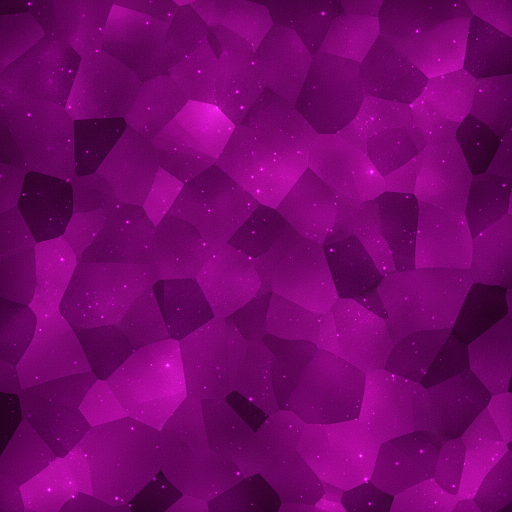
#> input picture tools/bmd/examples/illusion_stones/crystal_source.png, 1024 x 1024 px (shown at 1/2 size)
$ python illusion_stones_textures.py
#> lines starting #> are read from the running program, lines starting #| are printed output that depends on the picture
"""Textures of the stones of the skill fix option (Illusion of Noria): one crystal picture (Gemini,
illusion_stones/crystal_source.png) recoloured per stone.

    python examples/illusion_stones_textures.py

Writes illusion_stones/<name>.jpg (128 x 128): the Jewel of Illusion violet, the Echoes in the colour of their class
(DK red, DW blue, Elf green, MG magenta, DL gold, SUM rose, RF orange), the Lesser Mirage Stone silver blue and the
Greater Mirage Stone gold. examples/illusion_stones.py builds the models with them.
"""
import colorsys
import os

from PIL import Image

HERE = os.path.join(os.path.dirname(os.path.abspath(__file__)), 'illusion_stones')
SIZE = 128
# name -> (hue in degrees, saturation factor, brightness factor)
COLOURS = {
    'jewelofillusion': (275, 1.0, 1.05),
    'echo_dk': (355, 1.0, 1.0),
    'echo_dw': (215, 1.0, 1.05),
    'echo_elf': (125, 0.95, 1.0),
    'echo_mg': (315, 1.0, 1.0),
    'echo_dl': (45, 1.0, 1.15),
    'echo_sum': (330, 0.75, 1.15),
    'echo_rf': (25, 1.0, 1.1),
    'miragelesser': (195, 0.45, 1.2),
    'miragegreater': (42, 0.9, 1.25),
}


def recolour(source, hue, saturation, brightness):
    """Keeps the light and the shape of the crystal, puts the hue (the source is violet)."""
    pixels = []
    target = hue / 360.0
    for r, g, b in source.getdata():
        h, s, v = colorsys.rgb_to_hsv(r / 255, g / 255, b / 255)
        r2, g2, b2 = colorsys.hsv_to_rgb(target, min(1.0, s * saturation), min(1.0, v * brightness))
        pixels.append((int(r2 * 255), int(g2 * 255), int(b2 * 255)))
    image = Image.new('RGB', source.size)
    image.putdata(pixels)
    return image


def main():
    source = Image.open(os.path.join(HERE, 'crystal_source.png')).convert('RGB').resize((SIZE, SIZE), Image.LANCZOS)
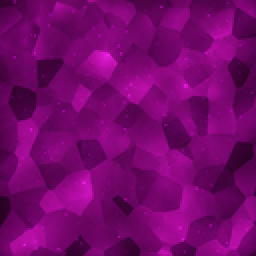
#> source: PIL image 128x128 RGB (shown 2 times larger); mean R, G, B 118.2, 5.9, 108.2
    for name, (hue, saturation, brightness) in COLOURS.items():
        recolour(source, hue, saturation, brightness).save(os.path.join(HERE, name + '.jpg'), quality=92)
        print('saved', name)
#> this loop made 10 passes
#> pass 1, in main, `recolour(source, hue, saturation, brightness).save(os.path.join(HERE, ..`:
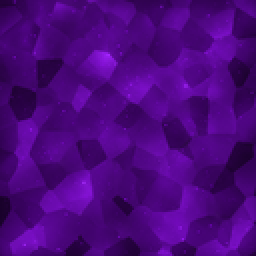
#> saved as jewelofillusion.jpg: PIL image 128x128 RGB (shown 2 times larger); mean R, G, B 74.5, 5.9, 123.6
#> pass 2, in main, `recolour(source, hue, saturation, brightness).save(os.path.join(HERE, ..`:
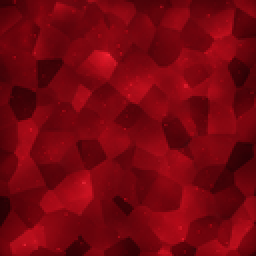
#> saved as echo_dk.jpg: PIL image 128x128 RGB (shown 2 times larger); mean R, G, B 118.2, 5.5, 14.7


if __name__ == '__main__':
    main()
